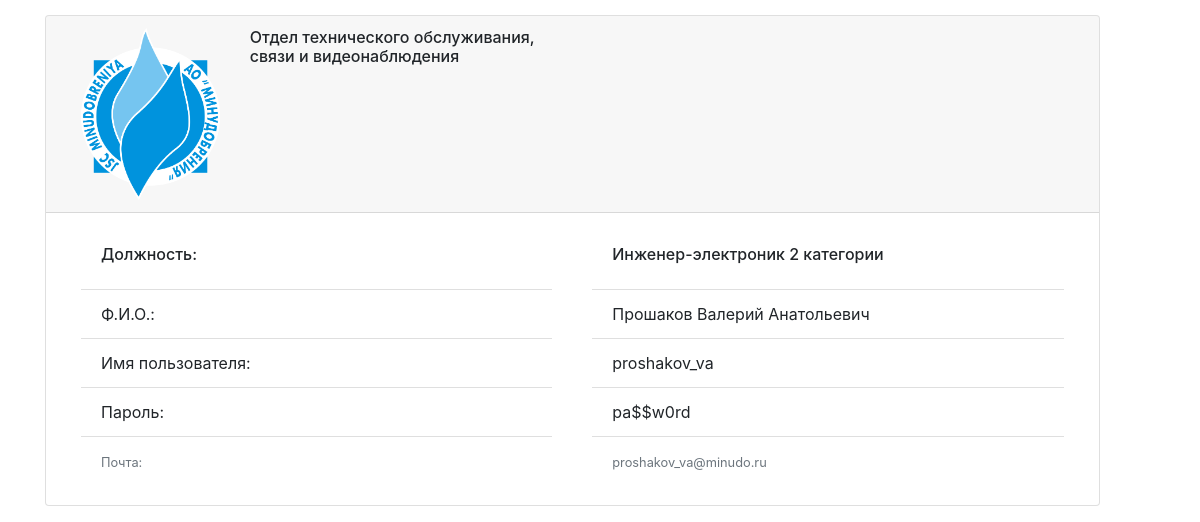
Page /cards/get_cards/ (lower part) on the earlier database version.
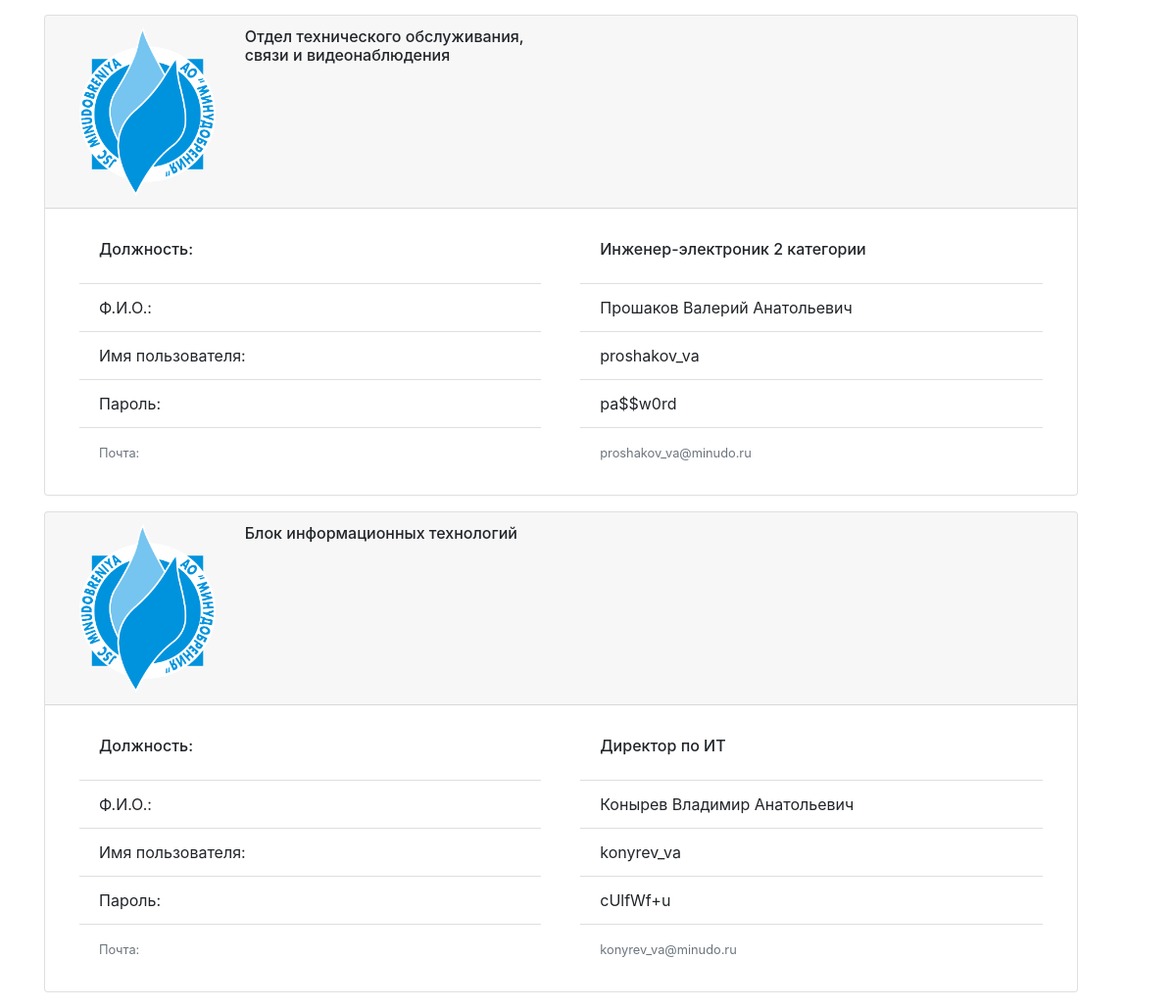
Same page on the later database version.
### cards/models.py (models this page shows, shortened)
class Person(models.Model):
    department = models.ForeignKey('Department', on_delete=models.CASCADE, verbose_name="ID Отдел")
    position = models.CharField(max_length=200, verbose_name="Должность")
    first_name = models.CharField(max_length=200, verbose_name="Имя")
    last_name = models.CharField(max_length=200, verbose_name="Фамилия")
    other_name = models.CharField(max_length=200, verbose_name="Отчество")
    full_name = models.CharField(max_length=603, verbose_name="Полное имя")
    login = models.CharField(max_length=200, verbose_name="Имя пользователя")
    password = models.CharField(max_length=16, verbose_name="Пароль")
    email = models.EmailField(verbose_name="Почтовый адрес")
    floor = models.ForeignKey('Floor', on_delete=models.CASCADE, verbose_name="ID Этажа размещения")
    number_room = models.CharField(max_length=10, verbose_name="Номер кабинета")
    class Meta:
        verbose_name = "Пользователь"
        verbose_name_plural = "Пользователи"

class Department(models.Model):
    name = models.CharField(max_length=200, unique=True, verbose_name="Наименование отдела/цеха")
    class Meta:
        verbose_name = "Отдел"
        verbose_name_plural = "Отделы"
    def __str__(self):
        return self.name

### cards/views.py (the view)
# urls.py: path('get_cards/', views.get_cards, name='get_cards'),
def get_cards(request):
    full_name = request.GET.get('full_name')
    qs = Person.objects.all()
    if full_name:
        _filter = {'full_name__contains': full_name}
        qs = Person.objects.filter(**_filter)
        return render(request, 'cards/search_cards.html',
                      {'object_list': qs})
    else:
        if qs:
            return render(request, 'cards/get_cards.html', {'object_list': qs})

### cards/templates/cards/get_cards.html (shortened to what this page needs)
{% extends 'base_generic.html' %}
{% load static %}
{% block content %}
{% for obj in object_list %}
    <div class="card mb-3" style="max-width: 95%;">
      <div class="row no-gutters">
        <div class="card-header">
          <div class="container">
            <div class="row">
              <div class="col-md-2">
                <img src="{% static 'cards/img/logo_minudo.png' %}" class="card-img" alt="Эмблема АО Минудобрения">
              </div>
              <div class="col-md-4">
                <h6 class="card-title">{{ obj.department }}</h6>
              </div>
            </div>
          </div>
        </div>
        <div class="container">
          <div class="row no-gutters">
            <div class="col-md-6">
              <div class="card-body">
                <ul class="list-group list-group-flush">
                  <li class="list-group-item"><h6 class="card-title">Должность:</h6></li>
                  <li class="list-group-item">Ф.И.О.:</li>
                  <li class="list-group-item">Имя пользователя:</li>
                  <li class="list-group-item">Пароль:</li>
                  <li class="list-group-item"><small class="text-muted">Почта:</small></li>
                </ul>
              </div>
            </div>
            <div class="col-md-6">
              <div class="card-body">
                <ul class="list-group list-group-flush">
                  <li class="list-group-item"><h6 class="card-title">{{ obj.position }}</h6></li>
                  <li class="list-group-item">{{ obj.full_name }}</li>
                  <li class="list-group-item">{{ obj.login }}</li>
                  <li class="list-group-item">{{ obj.password }}</li>
                  <li class="list-group-item"><small class="text-muted">{{ obj.email }}</small></li>
                </ul>
              </div>
            </div>
          </div>
        </div>
      </div>
    </div>
{% endfor %}
{% endblock %}

Differences in the rows shown:
added Person: department "Блок информационных технологий", position "Директор по ИТ", full_name "Конырев Владимир Анатольевич", login "konyrev_va", password "cUlfWf+u", email "konyrev_va@minudo.ru"
